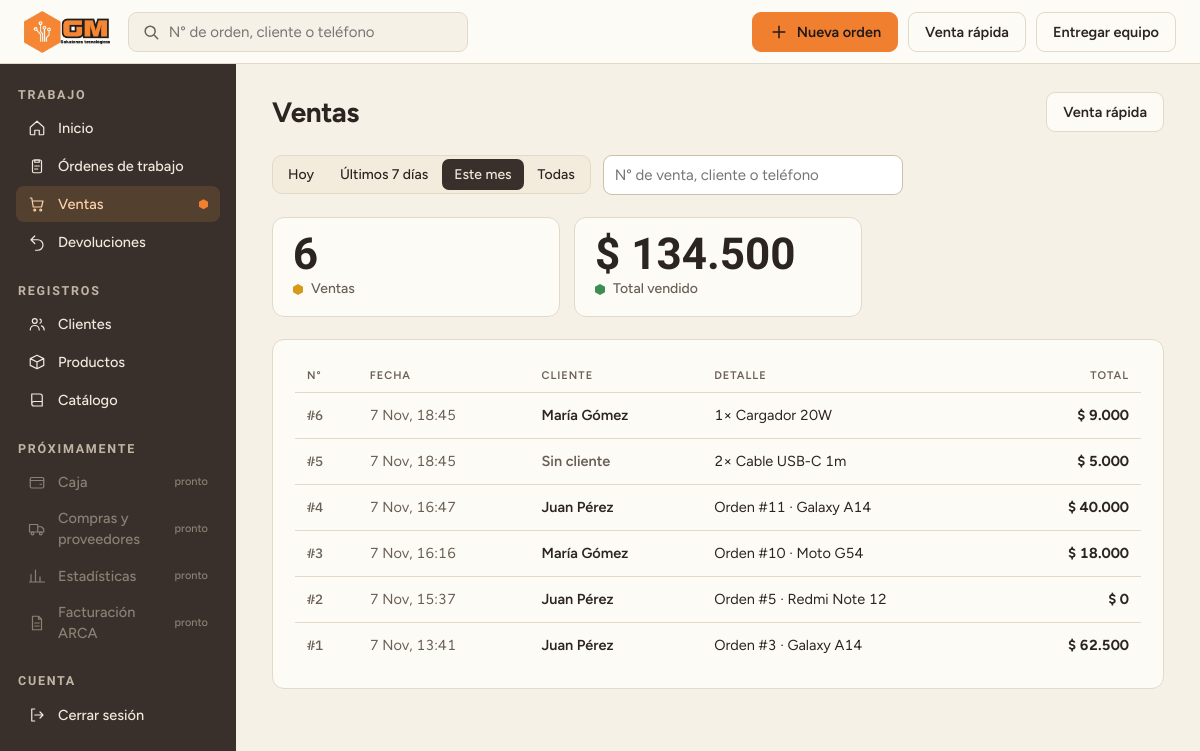
The page /ventas/ (signed in) on the database as committed earlier.
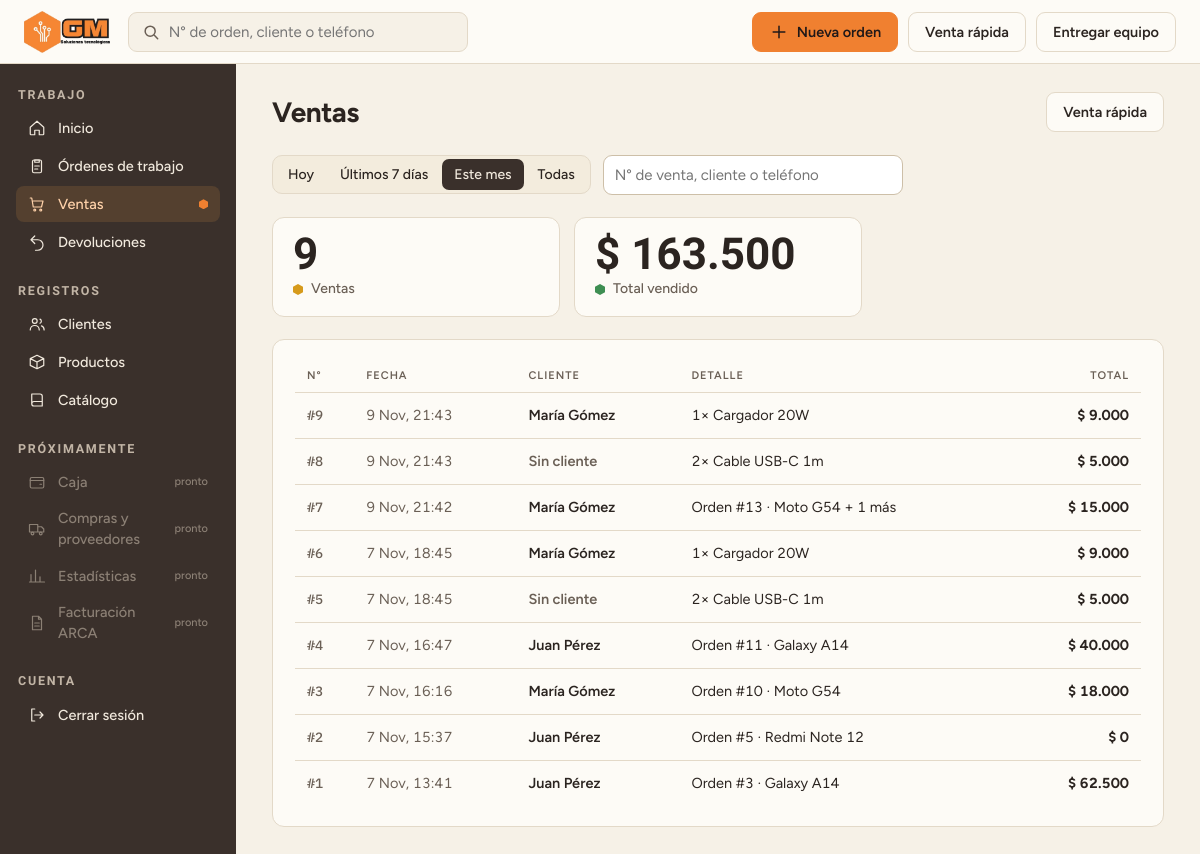
The same page on the database as committed later.
### catalogo/models.py (models this page shows, shortened)
class Venta(models.Model):
    fecha = models.DateTimeField(auto_now_add=True)
    total = models.DecimalField(max_digits=10, decimal_places=2, validators=[MinValueValidator(0)])
    cliente = models.ForeignKey(Cliente, on_delete= models.PROTECT, null = True, blank = True, related_name = "ventas_cliente")
    orden_trabajo = models.OneToOneField(OrdenTrabajo, on_delete= models.PROTECT, null=True, blank=True, related_name = "venta")

class Cliente(models.Model):
    nombre = models.CharField(max_length=120)
    notas = models.TextField(blank=True)
    email = models.EmailField(blank=True)
    direccion = models.CharField(max_length=200, blank=True)
    def __str__(self):
        return self.nombre

class LineaProductoAbstracta(models.Model):
    cantidad_adquirida = models.PositiveIntegerField(validators=[MinValueValidator(1)])
    precio_vendido = models.DecimalField(max_digits=10, decimal_places = 2, blank=True, validators=[MinValueValidator(0)])
    producto = models.ForeignKey(Producto, on_delete = models.PROTECT, related_name="%(class)ss")
    class Meta:
        abstract = True

class LineaProductoVenta(LineaProductoAbstracta):
    venta = models.ForeignKey(Venta, on_delete=models.CASCADE, related_name="lineas_producto")

class Producto(models.Model):
    nombre = models.CharField(max_length=120, unique=True)
    categoria = models.ForeignKey(
        CategoriaProducto, on_delete=models.PROTECT, related_name="productos",
        limit_choices_to={"activa": True}
    )
    marca = models.ForeignKey(
        Marca, on_delete=models.PROTECT, null=True, blank=True, related_name="productos",
        limit_choices_to={"activa": True}
    )
    precio_compra = models.DecimalField(max_digits=10, decimal_places=2, validators=[MinValueValidator(0)])
    precio_venta = models.DecimalField(max_digits=10, decimal_places=2, validators=[MinValueValidator(0)])
    activo = models.BooleanField(default=True)
    def __str__(self):
        return self.nombre

class OrdenTrabajo(models.Model):
    cliente = models.ForeignKey("Cliente", on_delete=models.PROTECT, related_name="ordenes")
    fecha_recepcion = models.DateTimeField(auto_now_add=True)

class EquipoRecibido(models.Model):
    orden_trabajo = models.ForeignKey(OrdenTrabajo, on_delete=models.CASCADE, related_name="equipos")
    tipo = models.CharField(max_length=20, choices=EQUIPO_RECIBIDO_ORDEN_CHOICES)
    modelo = models.ForeignKey(ModeloEquipo, on_delete=models.PROTECT, related_name="equipos", blank = True, null = True)
    problema = models.TextField(max_length=500)
    tipo_bloqueo = models.CharField(max_length=20, choices=BLOQUEO_CHOICES, default='ninguno')
    clave_bloqueo = models.CharField(max_length=100, blank=True)
    accesorios_dejados = models.TextField(max_length=300, blank = True)
    estado = models.CharField(max_length=20, default= 'pendiente', choices=EQUIPO_ORDEN_ESTADO_CHOICES)

class ModeloEquipo(models.Model):
    nombre = models.CharField(max_length=60)
    marca = models.ForeignKey(Marca, on_delete=models.PROTECT, related_name="modelos",
                              limit_choices_to={"activa": True})
    tipo = models.CharField(max_length=20, choices= MODELO_EQUIPO_TIPO_CHOICES)
    activo = models.BooleanField(default=True)
    class Meta:
        constraints = [
            models.UniqueConstraint(fields=["marca", "nombre"], name="modelo_unico_por_marca")
        ]

### web/views.py (the view)
# urls.py: path("ventas/", views.ventas, name="ventas"),
@login_required
def ventas(request):
    periodo = request.GET.get("periodo", "mes")
    q = request.GET.get("q", "").strip()
    numero = q.lstrip("#")
    if numero.isdigit() and len(numero) <= 6 and Venta.objects.filter(pk=int(numero)).exists():
        return redirect("web:venta_detalle", numero=int(numero))
    consulta = Venta.objects.all()
    desde = _desde(periodo)
    if desde:
        consulta = consulta.filter(fecha__gte=desde)
    if q:
        consulta = consulta.filter(cliente__in=_buscar_clientes(q))
    totales = consulta.aggregate(total=Sum("total"), cantidad=Count("id"))
    lista = (consulta.select_related("cliente", "orden_trabajo")
             .prefetch_related("lineas_producto__producto", "orden_trabajo__equipos__modelo")
             .order_by("-id"))
    pagina = Paginator(lista, 50).get_page(request.GET.get("pagina"))
    return render(request, "web/ventas/lista.html", {
        "pagina": pagina, "periodos": PERIODOS, "periodo": periodo, "q": q,
        "total": totales["total"] or 0, "cantidad": totales["cantidad"],
    })

### web/templatetags/formato.py (called while the page is built)
def _numero(valor):
    texto = f"{abs(valor):,.2f}".replace(",", "X").replace(".", ",").replace("X", ".")
    return texto[:-3] if texto.endswith(",00") else texto

@register.filter
def pesos(valor):
    return f"$ {_numero(valor)}"

@register.filter
def equipos_texto(orden):
    nombres = [e.modelo.nombre if e.modelo else e.get_tipo_display() for e in orden.equipos.all()]
    if not nombres:
        return "-"
    return nombres[0] if len(nombres) == 1 else f"{nombres[0]} + {len(nombres) - 1} más"

@register.filter
def venta_texto(venta):
    if venta.orden_trabajo_id:
        return f"Orden #{venta.orden_trabajo_id} · {equipos_texto(venta.orden_trabajo)}"
    lineas = list(venta.lineas_producto.all())
    if not lineas:
        return "-"
    primera = f"{lineas[0].cantidad_adquirida}× {lineas[0].producto}"
    return primera if len(lineas) == 1 else f"{primera} + {len(lineas) - 1} más"

### web/views.py (called while the page is built)
def _desde(periodo):
    hoy = timezone.localtime().replace(hour=0, minute=0, second=0, microsecond=0)
    if periodo == "hoy":
        return hoy
    if periodo == "semana":
        return hoy - timedelta(days=6)
    if periodo == "mes":
        return hoy.replace(day=1)
    return None

### web/templates/web/ventas/lista.html (shortened to what this page needs)
{% extends "web/base.html" %}
{% load formato %}
{% block contenido %}
<div class="head">
<h1>Ventas</h1>
<a class="btn" href="{% url 'web:venta_rapida' %}">Venta rápida</a>
</div>
<form class="filtros" method="get" role="search">
<nav class="segmento" aria-label="Período">
{% for clave, nombre in periodos %}<a href="?periodo={{ clave }}{% if q %}&amp;q={{ q|urlencode }}{% endif %}" class="{% if clave == periodo %}on{% endif %}">{{ nombre }}</a>{% endfor %}
</nav>
<input class="entrada" name="q" value="{{ q }}" placeholder="N° de venta, cliente o teléfono" aria-label="Buscar venta por número, cliente o teléfono">
</form>
<div class="tiles">
<div class="tile"><b>{{ cantidad }}</b><span>{% if cantidad == 1 %}Venta{% else %}Ventas{% endif %}</span></div>
<div class="tile"><b>{{ total|pesos }}</b><span>Total vendido</span></div>
</div>
<section class="panel">
{% if pagina.object_list %}
<div style="overflow-x:auto"><table>
<thead><tr><th>N°</th><th>Fecha</th><th>Cliente</th><th>Detalle</th><th class="der">Total</th></tr></thead>
<tbody>
{% for v in pagina %}
<tr>
<td class="num"><a href="{% url 'web:venta_detalle' v.id %}"><b>#{{ v.id }}</b></a></td>
<td class="sec">{{ v.fecha|date:"j M, H:i" }}</td>
<td class="cli">{% if v.cliente %}<a class="fila-link" href="{% url 'web:cliente_detalle' v.cliente_id %}">{{ v.cliente }}</a>{% else %}<span class="sec">Sin cliente</span>{% endif %}</td>
<td>{{ v|venta_texto }}</td>
<td class="der"><b>{{ v.total|pesos }}</b></td>
</tr>
{% endfor %}
</tbody></table></div>
{% else %}
<p class="vacio">No hay ventas{% if q %} que coincidan con “{{ q }}”{% endif %} en este período.</p>
{% endif %}
</section>
{% endblock %}

### web/templates/web/base.html (shortened to what this page needs)
{% load static %}<!doctype html>
<html lang="es">
<head>
<link rel="stylesheet" href="{% static 'web/css/gmsol.css' %}">
<link rel="stylesheet" href="{% static 'web/css/gmsol-v2.css' %}">
</head>
<body>
<div class="app f">
<header class="strip">
<a class="logo" href="{% url 'web:inicio' %}"><img src="{% static 'web/img/logo.png' %}" alt="GM Soluciones tecnológicas"></a>
<form class="search-form" action="{% url 'web:ordenes' %}" role="search"><label class="search"><svg aria-hidden="true"><use href="#i-buscar"/></svg><input name="q" placeholder="N° de orden, cliente o teléfono" aria-label="Buscar orden o cliente"><input type="hidden" name="estado" value="todas"></label></form>
<div class="acts" style="margin-left:auto">
<a class="btn pri" href="{% url 'web:orden_nueva' %}"><svg aria-hidden="true"><use href="#i-mas"/></svg>Nueva orden</a><a class="btn" href="{% url 'web:venta_rapida' %}">Venta rápida</a><a class="btn" href="{% url 'web:entregar' %}">Entregar equipo</a>
</div>
</header>
<div class="body">
<aside class="side dark float"><nav class="nav" aria-label="Menú principal"><div class="gt">Trabajo</div><a href="{% url 'web:inicio' %}" class="{% if request.resolver_match.url_name == 'inicio' %}on{% endif %}"><svg aria-hidden="true"><use href="#i-inicio"/></svg><span class="t">Inicio</span></a><a href="{% url 'web:ordenes' %}" {% with n=request.resolver_match.url_name %}class="{% if n == 'ordenes' or n == 'orden_detalle' or n == 'orden_nueva' or n == 'orden_entregar' %}on{% endif %}"{% endwith %}><svg aria-hidden="true"><use href="#i-ordenes"/></svg><span class="t">Órdenes de trabajo</span></a><a href="{% url 'web:ventas' %}" {% with n=request.resolver_match.url_name %}class="{% if n == 'ventas' or n == 'venta_detalle' or n == 'venta_rapida' %}on{% endif %}"{% endwith %}><svg aria-hidden="true"><use href="#i-ventas"/></svg><span class="t">Ventas</span></a><a href="{% url 'web:devoluciones' %}" class="{% if request.resolver_match.url_name == 'devoluciones' %}on{% endif %}"><svg aria-hidden="true"><use href="#i-devol"/></svg><span class="t">Devoluciones</span></a><div class="gt">Registros</div><a href="{% url 'web:clientes' %}" {% with n=request.resolver_match.url_name %}class="{% if n == 'clientes' or n == 'cliente_detalle' or n == 'cliente_nuevo' %}on{% endif %}"{% endwith %}><svg aria-hidden="true"><use href="#i-clientes"/></svg><span class="t">Clientes</span></a><a href="{% url 'web:productos' %}" {% with n=request.resolver_match.url_name %}class="{% if n == 'productos' or n == 'producto_detalle' or n == 'producto_nuevo' %}on{% endif %}"{% endwith %}><svg aria-hidden="true"><use href="#i-productos"/></svg><span class="t">Productos</span></a><a href="{% url 'admin:app_list' 'catalogo' %}"><svg aria-hidden="true"><use href="#i-catalogo"/></svg><span class="t">Catálogo</span></a><div class="gt">Próximamente</div><a class="soon" aria-disabled="true"><svg aria-hidden="true"><use href="#i-caja"/></svg><span class="t">Caja</span><span class="tag">pronto</span></a><a class="soon" aria-disabled="true"><svg aria-hidden="true"><use href="#i-compras"/></svg><span class="t">Compras y proveedores</span><span class="tag">pronto</span></a><a class="soon" aria-disabled="true"><svg aria-hidden="true"><use href="#i-stats"/></svg><span class="t">Estadísticas</span><span class="tag">pronto</span></a><a class="soon" aria-disabled="true"><svg aria-hidden="true"><use href="#i-arca"/></svg><span class="t">Facturación ARCA</span><span class="tag">pronto</span></a><div class="gt">Cuenta</div><form method="post" action="{% url 'web:logout' %}">{% csrf_token %}<button class="out" type="submit"><svg aria-hidden="true"><use href="#i-salir"/></svg><span class="t">Cerrar sesión</span></button></form></nav></aside>
<main class="main">
{% block contenido %}{% endblock %}
</main>
</div>
</div>
</body>
</html>

### web/static/web/css/gmsol.css (style rules this page uses)
:root { --bg:#F6F1E7; --surface:#FDFBF6; --line:#E0D6C3; --ink:#2B2420; --muted:#6A5F55; --hover:#F3ECDD; --cta:#F08030; --ctatxt:#201818; --focus:#A64A00; --navhover:rgba(255,255,255,.09); --font:'Figtree','Segoe UI',sans-serif; --side:#3A302B; --navtxt:#F1E9DD; --sidemuted:#C2B5A6; --sideline:#5A4C43; --active:#54402F; --activetxt:#FFD2AA }
* { box-sizing:border-box }
body { margin:0 }
.app { min-height:780px;display:flex;background:var(--bg);color:var(--ink);font-family:var(--font);font-size:16px;line-height:1.45 }
.side { width:252px;flex:none;background:var(--side);padding:20px 14px;display:flex;flex-direction:column;gap:14px;border-right:1px solid var(--line) }
.logo img { display:block;height:54px;width:auto;max-width:100% }
.nav { display:flex;flex-direction:column;gap:2px }
.gt { font-size:12.5px;letter-spacing:.06em;text-transform:uppercase;color:var(--muted);margin:14px 10px 4px;font-weight:600 }
.nav a { display:flex;align-items:center;gap:12px;padding:8px 12px;min-height:44px;border-radius:10px;color:var(--navtxt);text-decoration:none;font-weight:600 }
.nav a.on { background:var(--active);color:var(--activetxt) }
.nav a.soon { color:var(--muted);font-weight:500 }
.nav svg,.btn svg,.search svg { width:20px;height:20px;flex:none;fill:none;stroke:currentColor;stroke-width:1.8;stroke-linecap:round;stroke-linejoin:round }
.tag { margin-left:auto;font-size:11.5px;padding:1px 8px;border-radius:999px;border:1px solid var(--line) }
.main { flex:1;min-width:0;padding:28px 36px;display:flex;flex-direction:column;gap:22px }
.head { display:flex;flex-wrap:wrap;gap:16px;align-items:center;justify-content:space-between }
h1 { margin:0;font-size:28px;font-weight:700 }
.search { display:flex;align-items:center;gap:8px;background:var(--surface);border:1px solid var(--line);border-radius:10px;padding:0 12px;height:44px;min-width:260px;color:var(--muted) }
.search input { border:0;background:transparent;font:inherit;color:var(--ink);flex:1;min-width:0;height:100% }
.acts { display:flex;flex-wrap:wrap;gap:10px }
.btn { display:inline-flex;align-items:center;gap:8px;height:44px;padding:0 18px;border-radius:10px;font:600 16px var(--font);text-decoration:none;border:1px solid var(--line);background:var(--surface);color:var(--ink) }
.btn.pri { background:var(--cta);border-color:var(--cta);color:var(--ctatxt) }
.panel { background:var(--surface);border:1px solid var(--line);border-radius:14px;padding:20px 22px;display:flex;flex-direction:column;gap:14px }
table { width:100%;border-collapse:collapse;font-size:15.5px }
th { text-align:left;font-size:12.5px;letter-spacing:.05em;text-transform:uppercase;color:var(--muted);padding:8px 12px;border-bottom:1px solid var(--line);font-weight:600;white-space:nowrap }
td { padding:13px 12px;border-bottom:1px solid var(--line) }
tr:last-child td { border-bottom:0 }
.side.dark { border-right:0;gap:16px }
.side.dark .gt,.side.dark .tag { color:var(--sidemuted);border-color:var(--sideline) }
.side.dark .nav a.soon { color:var(--sidemuted) }
.tiles { display:grid;grid-template-columns:repeat(auto-fit,minmax(210px,1fr));gap:14px }
.tile { background:var(--surface);border:1px solid var(--line);border-radius:14px;padding:14px 18px;display:flex;align-items:center;gap:12px }
.tile b { font-size:30px;line-height:1 }
.tile span { color:var(--muted);font-weight:600 }
.app.f { flex-direction:column }
.strip { display:flex;flex-wrap:wrap;align-items:center;gap:18px;padding:12px 24px }
.strip .logo img { height:50px }
.app.f .body { display:flex;flex:1;gap:18px;padding:0 20px 20px }
.side.float { border-radius:18px;align-self:flex-start;width:244px }
html,body { background:var(--bg) }
.app { min-height:100vh }
a.logo { display:block }
.nav .out { display:flex;align-items:center;gap:12px;padding:8px 12px;min-height:44px;border-radius:10px;color:var(--navtxt);background:none;border:0;font:600 16px var(--font);cursor:pointer;width:100%;text-align:left }

Rows that differ between the two databases and show on the page:
added Venta: id "9", fecha "9 Nov, 21:43", cliente "María Gómez", orden_trabajo+id "1× Cargador 20W", total|pesos "$ 9.000"
added Venta: id "8", fecha "9 Nov, 21:43", shows "Sin cliente", orden_trabajo+id "2× Cable USB-C 1m", total|pesos "$ 5.000"
added Venta: id "7", fecha "9 Nov, 21:42", cliente "María Gómez", orden_trabajo.nombre "Orden #13 · Moto G54 + 1 más", total|pesos "$ 15.000"
Other text that changed with them:
{{ cantidad }}: "6" → "9"
{{ total|pesos }}: "$ 134.500" → "$ 163.500"
